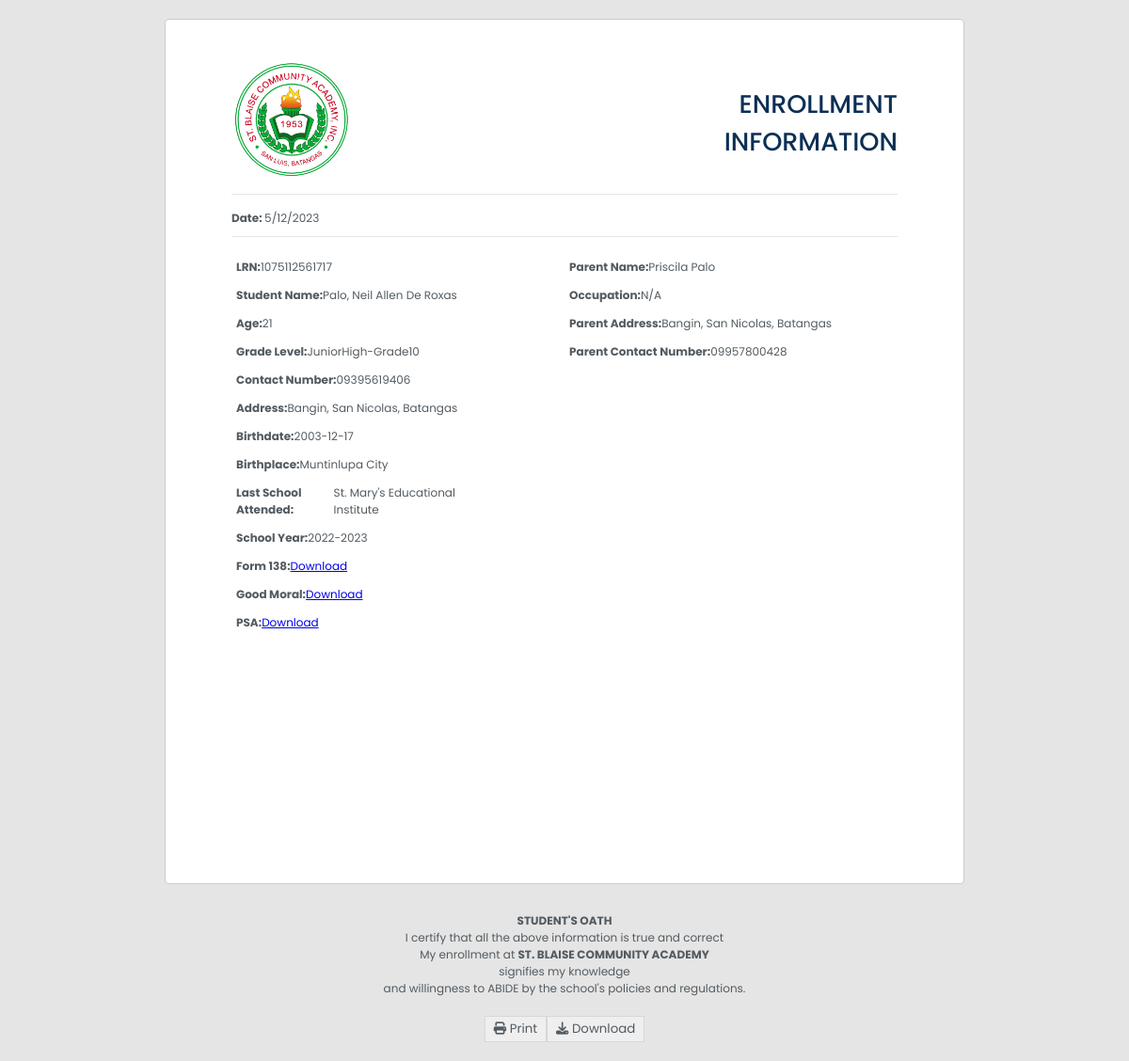
The app's page /enrollinfo/enrollinfo.php?lrn=1075112561717 with its own data.
### tables this page shows
CREATE TABLE `enrollment_form` (
  `id` int(11) NOT NULL,
  `LRN` varchar(20) DEFAULT NULL,
  `surname` varchar(50) DEFAULT NULL,
  `firstname` varchar(50) DEFAULT NULL,
  `middlename` varchar(50) DEFAULT NULL,
  `address` varchar(255) DEFAULT NULL,
  `contact_number` varchar(15) DEFAULT NULL,
  `age` int(11) DEFAULT NULL,
  `birthdate` date DEFAULT NULL,
  `birthplace` varchar(100) DEFAULT NULL,
  `last_school_attended` varchar(255) DEFAULT NULL,
  `school_year` varchar(10) DEFAULT NULL,
  `parent_name` varchar(100) DEFAULT NULL,
  `occupation` varchar(100) DEFAULT NULL,
  `parent_address` varchar(255) DEFAULT NULL,
  `parent_contact_number` varchar(15) DEFAULT NULL,
  `card_138` varchar(255) DEFAULT NULL,
  `good_moral` varchar(255) DEFAULT NULL,
  `psa` varchar(255) DEFAULT NULL,
  `grantee` varchar(255) DEFAULT NULL,
  `other_specify` varchar(255) DEFAULT NULL,
  `grade_level` varchar(20) DEFAULT NULL,
  `created_at` timestamp NOT NULL DEFAULT current_timestamp(),
  `email` varchar(255) NOT NULL
);

### enrollinfo/enrollinfo.php (the view, shortened to what this page needs)
<?php
include('config.php');
$lrn = $_GET['lrn'];
$sql = "SELECT * FROM enrollment_form WHERE lrn = $lrn LIMIT 1";
$result = $conn->query($sql);
$row = $result->fetch_assoc();
$name = $row['surname'] . ", " . $row['firstname'] . " " . $row['middlename'];
$age = $row['age'];
$grade_level = $row['grade_level'];
$contact_number = $row['contact_number'];
$address = $row['address'];
$birthdate = $row['birthdate'];
$birthplace = $row['birthplace'];
$last_school_attended = $row['last_school_attended'];
$school_year = $row['school_year'];
$parent_name = $row['parent_name'];
$parent_contact_number = $row['parent_contact_number'];
$parent_address = $row['parent_address'];
$occupation = $row['occupation'];
$card = $row['card_138'];
$goodmoral = $row['good_moral'];
$psa = $row['psa'];
?>
<!DOCTYPE html>
<html>
<head>
    <link rel="stylesheet" href="https://cdnjs.cloudflare.com/ajax/libs/font-awesome/6.2.1/css/all.min.css" />
    <link rel="stylesheet" href="enrollinfo.css">
</head>
<body>
    <div class="invoice-wrapper" id="print-area">
        <div class="invoice">
            <div class="invoice-container">
                <div class="invoice-head">
                    <div class="invoice-head-top">
                        <div class="invoice-head-top-left text-start">
                            <img src="logo.png">
                        </div>
                        <div class="invoice-head-top-right text-end">
                            <h3>ENROLLMENT INFORMATION</h3>
                        </div>
                    </div>
                    <div class="hr"></div>
                    <div class="invoice-head-middle">
                        <div class="invoice-head-middle-left text-start">
                            <p><b>Date: </b><span type="text" id="dateDisplay" readonly></span></p>
                        </div>
                        <div class="invoiceno">
                        </div>
                    </div>
                    <div class="hr"></div>
                    <div class="invoice-head-bottom">
                        <div class="invoice-head-bottom-left">
                            <ul>
                                <li class='text-bold'>LRN: <a class="info"><?php echo $lrn; ?></a></li>
                                <li class='text-bold'>Student Name: <a class="info"><?php echo $name; ?></a></li>
                                <li class='text-bold'>Age: <a class="info"><?php echo $age; ?></a></li>
                                <li class='text-bold'>Grade Level: <a class="info"><?php echo $grade_level; ?></a></li>
                                <li class='text-bold'>Contact Number: <a class="info"><?php echo $contact_number; ?></a></li>
                                <li class='text-bold'>Address: <a class="info"><?php echo $address; ?></a></li>
                                <li class='text-bold'>Birthdate: <a class="info"><?php echo $birthdate; ?></a></li>
                                <li class='text-bold'>Birthplace: <a class="info"><?php echo $birthplace; ?></a></li>
                                <li class='text-bold'>Last School Attended: <a class="info"><?php echo $last_school_attended; ?></a></li>
                                <li class='text-bold'>School Year: <a class="info"><?php echo $school_year; ?></a></li>
                                <li class='text-bold'>Form 138: <a class="info" href="/uploads/<?php echo $card; ?>" download="Form 138 <?php echo $name; ?>">Download</a></li>
                                <li class='text-bold'>Good Moral: <a class="info" href="/uploads/<?php echo $goodmoral; ?>" download="Good Moral <?php echo $name; ?>">Download</a></li>
                                <li class='text-bold'>PSA: <a class="info" href="/uploads/<?php echo $psa; ?>" download="PSA <?php echo $name; ?>">Download</a></li>
                            </ul>
                        </div>
                        <div class="invoice-head-bottom-right">
                            <ul class="text-end">
                                <li class='text-bold'>Parent Name: <a class="info"><?php echo $parent_name; ?></a></li>
                                <li class='text-bold'>Occupation: <a class="info"><?php echo $occupation; ?></a> </li>
                                <li class='text-bold'>Parent Address: <a class="info"><?php echo $parent_address; ?></a></li>
                                <li class='text-bold'>Parent Contact Number: <a class="info"><?php echo $parent_contact_number; ?></li>
                        </div>
                    </div>
                </div>
            </div>
        </div>
        <div class="studentoath">
            <b class="SA">STUDENT'S OATH</b>
            <p class="oath">I certify that all the above information is true and correct <br>
                My enrollment at <b>ST. BLAISE COMMUNITY ACADEMY</b><br>
                signifies my knowledge<br>
                and willingness to ABIDE by the school's policies and regulations.</p>
            <div class="invoice-btns">
                <button type="button" class="invoice-btn" onclick="printInvoice()">
                    <span>
                        <i class="fa-solid fa-print"></i>
                    </span>
                    <span>Print</span>
                </button>
                <button type="button" class="invoice-btn">
                    <span>
                        <i class="fa-solid fa-download"></i>
                    </span>
                    <span>Download</span>
                </button>
            </div>
        </div>
    </div>
</body>
</html>

### enrollinfo/enrollinfo.css (style rules this page uses)
*, *::after, *::before { padding: 0; margin: 0; box-sizing: border-box; }
:root { --blue-color: #0c2f54; --dark-color: #535b61; --white-color: #fff; }
ul { list-style-type: none; }
ul li { margin: 2px 0; }
.text-end { text-align: right; }
.text-start { text-align: left; }
.text-bold { font-weight: 700; margin-right: 100px; }
.info { font-weight: normal; }
.hr { height: 1px; background-color: rgba(0, 0, 0, 0.1); }
body { font-family: 'Poppins', sans-serif; color: var(--dark-color); font-size: 12px; }
.invoice-wrapper { min-height: 100vh; background-color: rgba(0, 0, 0, 0.1); padding-top: 20px; padding-bottom: 20px; }
.invoice { max-width: 850px; margin-right: auto; margin-left: auto; background-color: var(--white-color); padding: 70px; border: 1px solid rgba(0, 0, 0, 0.2); border-radius: 5px; min-height: 920px; }
.invoice-head-top-left img { width: 130px; margin-top: -30px; }
.invoice-head-top-right h3 { font-weight: 500; font-size: 27px; color: var(--blue-color); }
.invoice-head-middle, .invoice-head-bottom { padding: 16px 0; }
.invoice-head-bottom-right { display: flex; justify-content: left; align-items: left; margin-right: -100px; }
.text-bold { display: flex; justify-content: left; padding: 5px; }
.invoice-btns { margin-top: 20px; display: flex; justify-content: center; }
.invoice-btn { padding: 3px 9px; color: var(--dark-color); font-family: inherit; border: 1px solid rgba(0, 0, 0, 0.1); cursor: pointer; }
.invoice-head-top, .invoice-head-middle, .invoice-head-bottom { display: grid; grid-template-columns: repeat(2, 1fr); padding-bottom: 10px; }
.studentoath { text-align: center ; margin-top: 30px; }

### records on screen
enrollment_form: name "Palo, Neil Allen De Roxas", age "21", grade_level "JuniorHigh-Grade10", contact_number "09395619406", address "Bangin, San Nicolas, Batangas", birthdate "2003-12-17", birthplace "Muntinlupa City", last_school_attended "St. Mary's Educational Institute", school_year "2022-2023", parent_name "Priscila Palo", occupation "N/A", parent_address "Bangin, San Nicolas, Batangas", parent_contact_number "09957800428"

### other values on screen
$lrn "1075112561717"
